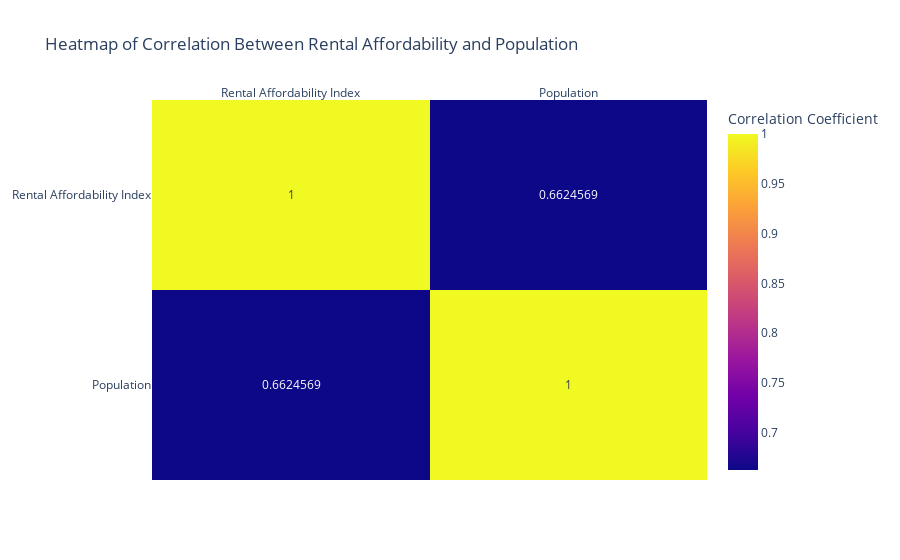
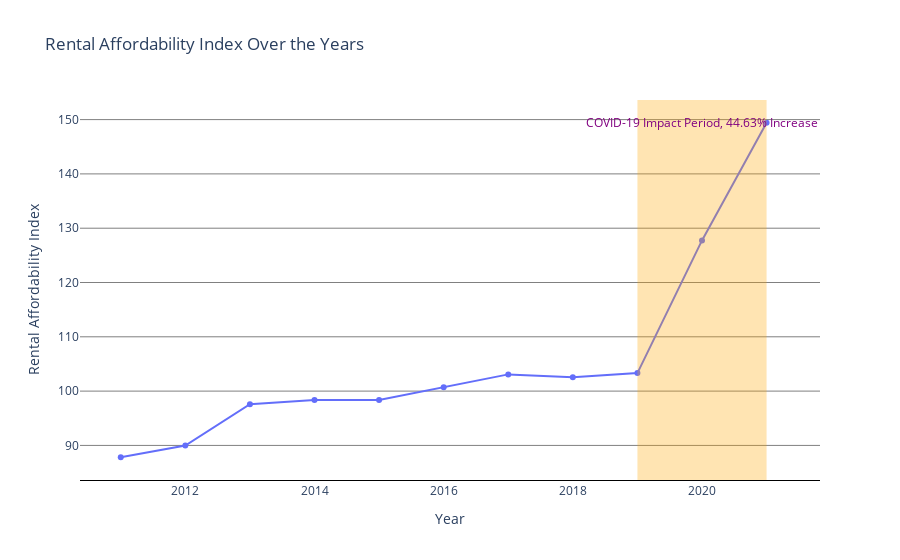

Here is the notebook cell these charts were saved with, in order:
### Markdown cell above
## Visualisation and calculation

### Code cell
# Calculate Correlation Matrix
corr_matrix = analysis_df[['rental_affordability_index', 'population']].corr()

# Heatmap Visualization of Correlation
fig1 = px.imshow(corr_matrix, text_auto=True, aspect="auto", labels=dict(color="Correlation Coefficient"),
                 x=['Rental Affordability Index', 'Population'],
                 y=['Rental Affordability Index', 'Population'],
                 title='Heatmap of Correlation Between Rental Affordability and Population')
fig1.update_xaxes(side="top")

# Trend Visualization of Rental Affordability Index Over the Years
fig2 = px.line(analysis_df, x='year', y='rental_affordability_index', markers=True, title='Rental Affordability Index Over the Years', labels={'rental_affordability_index': 'Rental Affordability Index', 'year': 'Year'})
fig2.update_layout(plot_bgcolor='white', xaxis=dict(showline=True, showgrid=False, linecolor='black'), yaxis=dict(showgrid=True, gridcolor='grey'))

# Calculate Percentage Increase Due to COVID-19
index_2019 = analysis_df.loc[analysis_df['year'] == 2019, 'rental_affordability_index'].values[0]
index_2021 = analysis_df.loc[analysis_df['year'] == 2021, 'rental_affordability_index'].values[0]
percentage_increase = ((index_2021 - index_2019) / index_2019) * 100

# Adding COVID-19 Impact Period and Percentage Increase Annotation
fig2.add_vrect(x0="2019", x1="2021", fillcolor="orange", opacity=0.3, line_width=0)
fig2.add_annotation(x=2020, y=index_2021, text=f"COVID-19 Impact Period, {percentage_increase:.2f}% Increase", showarrow=False, font=dict(color="purple"))

# Display plots
fig1.show()
fig2.show()

### Figure 1 — Plotly figure (JSON) as saved in the notebook; plotly's stock layout.template omitted (floating-point values rounded to 4 significant figures)
{"data": [{"coloraxis": "coloraxis", "hovertemplate": "x: %{x}<br>y: %{y}<br>Correlation Coefficient: %{z}<extra></extra>", "name": "0", "texttemplate": "%{z}", "type": "heatmap", "x": ["Rental Affordability Index", "Population"], "xaxis": "x", "y": ["Rental Affordability Index", "Population"], "yaxis": "y", "z": [[1, 0.6625], [0.6625, 1]]}], "layout": {"autosize": true, "coloraxis": {"colorbar": {"title": {"text": "Correlation Coefficient"}}, "colorscale": [[0, "#0d0887"], [0.1111, "#46039f"], [0.2222, "#7201a8"], [0.3333, "#9c179e"], [0.4444, "#bd3786"], [0.5556, "#d8576b"], [0.6667, "#ed7953"], [0.7778, "#fb9f3a"], [0.8889, "#fdca26"], [1, "#f0f921"]]}, "title": {"text": "Heatmap of Correlation Between Rental Affordability and Population"}, "xaxis": {"anchor": "y", "autorange": true, "domain": [0, 1], "range": [-0.5, 1.5], "side": "top", "type": "category"}, "yaxis": {"anchor": "x", "autorange": true, "domain": [0, 1], "range": [1.5, -0.5], "type": "category"}}}

### Figure 2 — Plotly figure (JSON) as saved in the notebook; plotly's stock layout.template omitted (floating-point values rounded to 4 significant figures)
{"data": [{"hovertemplate": "Year=%{x}<br>Rental Affordability Index=%{y}<extra></extra>", "legendgroup": "", "line": {"color": "#636efa", "dash": "solid"}, "marker": {"symbol": "circle"}, "mode": "lines+markers", "name": "", "orientation": "v", "showlegend": false, "type": "scatter", "x": [2011, 2012, 2013, 2014, 2015, 2016, 2017, 2018, 2019, 2020, 2021], "xaxis": "x", "y": [87.82, 89.98, 97.58, 98.38, 98.37, 100.7, 103.1, 102.5, 103.3, 127.8, 149.4], "yaxis": "y"}], "layout": {"annotations": [{"font": {"color": "purple"}, "showarrow": false, "text": "COVID-19 Impact Period, 44.63% Increase", "x": 2020, "y": 149.4}], "autosize": true, "legend": {"tracegroupgap": 0}, "plot_bgcolor": "white", "shapes": [{"fillcolor": "orange", "line": {"width": 0}, "opacity": 0.3, "type": "rect", "x0": "2019", "x1": "2021", "xref": "x", "y0": 0, "y1": 1, "yref": "y domain"}], "title": {"text": "Rental Affordability Index Over the Years"}, "xaxis": {"anchor": "y", "autorange": true, "domain": [0, 1], "linecolor": "black", "range": [2010.0, 2022.0], "showgrid": false, "showline": true, "title": {"text": "Year"}, "type": "linear"}, "yaxis": {"anchor": "x", "autorange": true, "domain": [0, 1], "gridcolor": "grey", "range": [82.74, 154.5], "showgrid": true, "title": {"text": "Rental Affordability Index"}, "type": "linear"}}}
